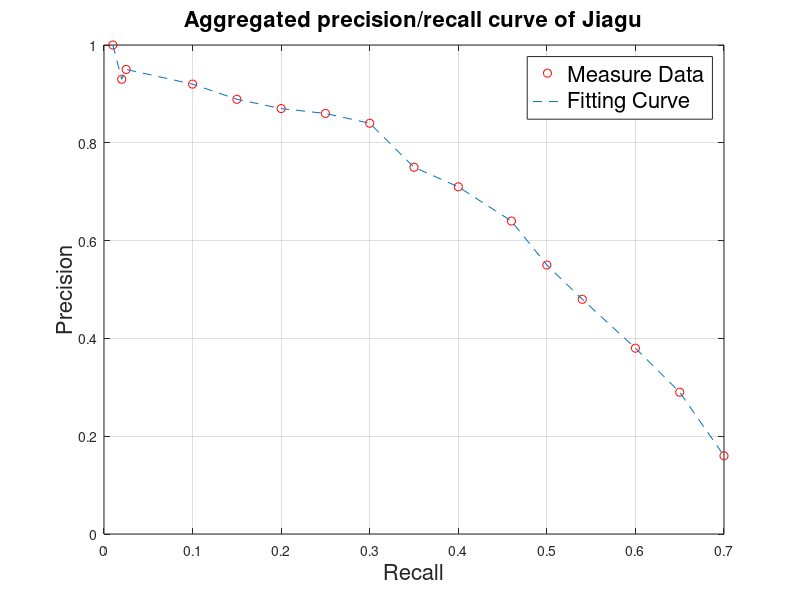

This chart was generated by the following MATLAB code:
x = [0.01 0.02 0.025 0.1	0.15  0.2	0.25 0.3	0.35 0.4	0.46	0.5		0.54	0.6		0.65	0.7];
y =	[1    0.93 0.95  0.92	0.889 0.87	0.86	 0.84	0.75 0.71	0.64	0.55	0.48	0.38	0.29	0.16];

plot(x, y, 'or', x, y, '--');
%hold on;

%legend('Variation tendency');
legend('Measure Data', 'Fitting Curve', 'FontSize',16);

%axes('linewidth',1, 'box', 'on', 'FontSize',16);
title("Aggregated precision/recall curve of Jiagu", 'FontSize', 16);
xlabel('Recall','FontSize',16);
ylabel("Precision", 'FontSize',16);
grid on;
hold on;